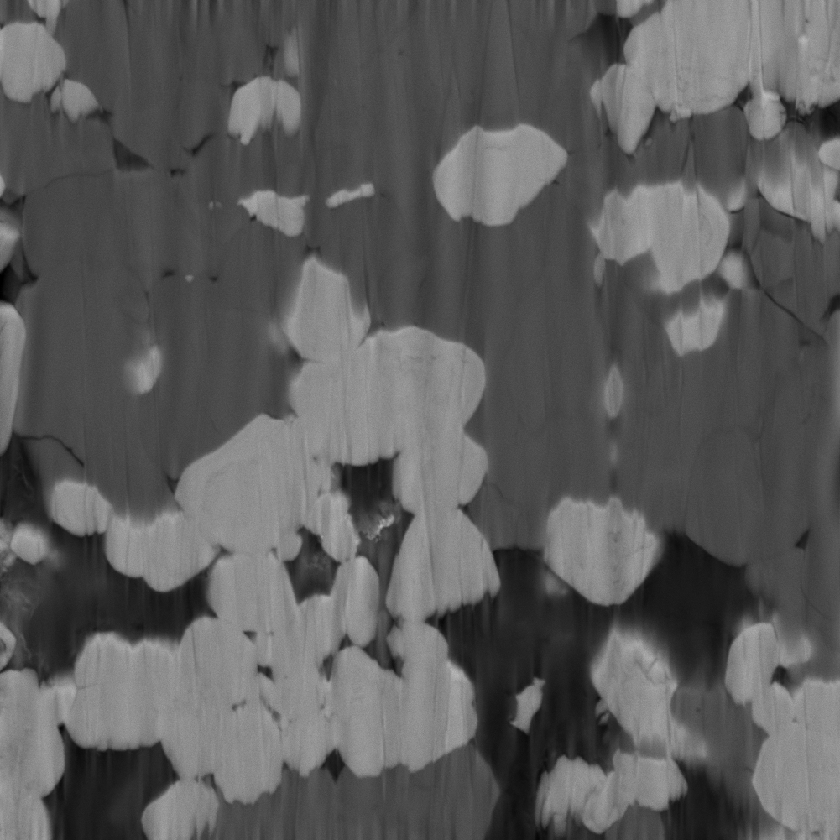
#> input picture data/LCO50_cycled/slice-045.tif, 840 x 840 px, shrunk from 1001 x 1001 before the run; its folder holds only this picture in this run
$ python -i features.py   (imports and definitions only)
#> lines starting #> are read from the running program, lines starting #| are printed output that depends on the picture
#> further down, picture is the input picture: shape (840, 840); min 0, max 186, mean 92.3
"""Per-pixel feature stack for random-forest classification.

The features are the usual "ilastik-style" set: Gaussian-smoothed intensity,
gradient magnitude, Laplacian of Gaussian, Hessian eigenvalues and local
standard deviation at several scales, plus a difference-of-Gaussians.  Texture
and context at larger scales let the classifier tell real pore (black with
pore back-wall structure shining through) from genuinely dark LCO.
"""
from __future__ import annotations

import numpy as np
from scipy import ndimage as ndi
from skimage.feature import hessian_matrix, hessian_matrix_eigvals

DEFAULT_SIGMAS = (0.5, 1.0, 2.0, 4.0, 8.0)


SHAPE_SIGMAS = (1.0, 2.0, 4.0)
# (top-hat disk radius, depth threshold in normalised grey units); 0 radius = global dark mask (below the pore level)
SHAPE_MASKS = ((3, 0.02), (3, 0.05), (8, 0.05), (8, 0.15), (0, 0.0))
RIDGE_MASKS = ((1.0, 0.7, 0.004), (2.0, 0.7, 0.002))   # (sigma, min anisotropy, min dark-line curvature)


# [73 lines left out: functions feature_names, _component_shape, shape_features, not called in this run]


def compute_features(im: np.ndarray, sigmas=DEFAULT_SIGMAS, oriented: bool = False, shape=False) -> np.ndarray:
    """Return an (H, W, n_features) float32 array for a normalised 2-D image.

    ``oriented`` adds the row/column Hessian diagonal and the absolute row/column
    gradients per scale, so that the classifier can tell vertical structures
    (FIB curtaining) from inclined ones (cracks).  ``shape`` adds the object-shape
    features of :func:`shape_features` (aspect ratio and width of the dark object a
    pixel belongs to), so that cracks and pores, both dark, are told apart by shape;
    ``shape="ridge"`` adds only the continuous ridge-anisotropy maps.
    """
#> called with sigmas = (0.5, 1, 2, 4, 8), oriented = False, shape = False
    im = im.astype(np.float32)
    feats = [im]
    gauss = {}
    for s in sigmas:
        g = ndi.gaussian_filter(im, s)
        gauss[s] = g
        gy, gx = np.gradient(g)
        gradmag = np.sqrt(gx * gx + gy * gy)
        log = ndi.gaussian_laplace(im, s)
        H = hessian_matrix(im, sigma=s, order="rc", use_gaussian_derivatives=False)
        ev = hessian_matrix_eigvals(H)  # (2, H, W), sorted descending
        mean_sq = ndi.gaussian_filter(im * im, s)
        std = np.sqrt(np.clip(mean_sq - g * g, 0, None))
        feats += [g, gradmag, log, ev[0], ev[1], std]
        if oriented:
            feats += [H[0], H[2], np.abs(gy), np.abs(gx)]
#> this loop made 5 passes
#> pass 1, in compute_features, `gy, gx = np.gradient(g)`:
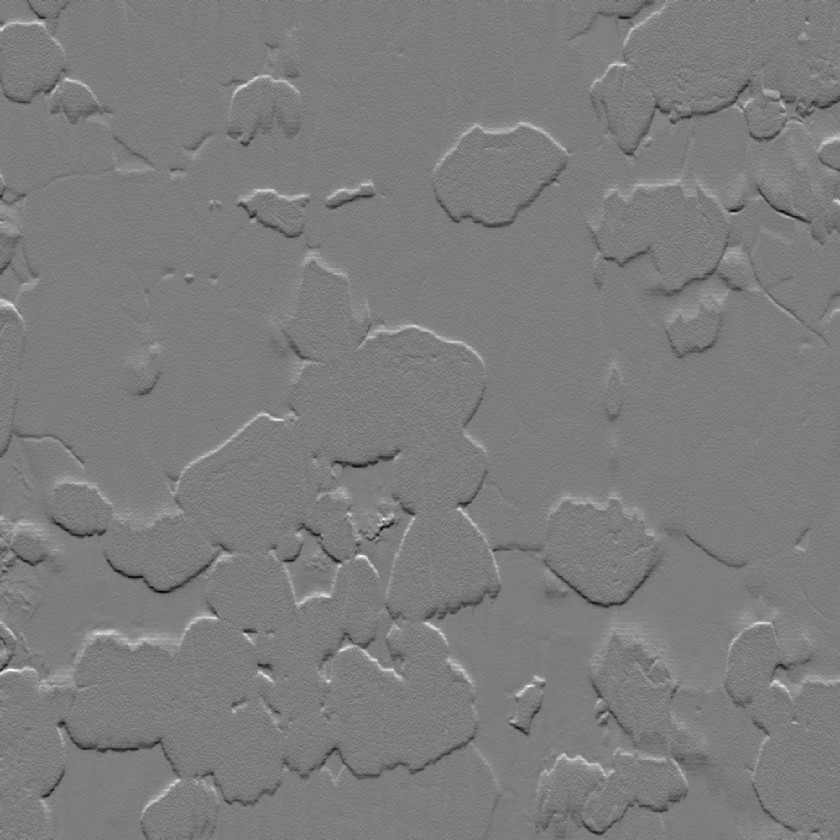
#> gy: shape (840, 840) float32; min -33.62, max 34.82, mean 0; drawn with min black and max white
#> pass 1, in compute_features, `gy, gx = np.gradient(g)`:
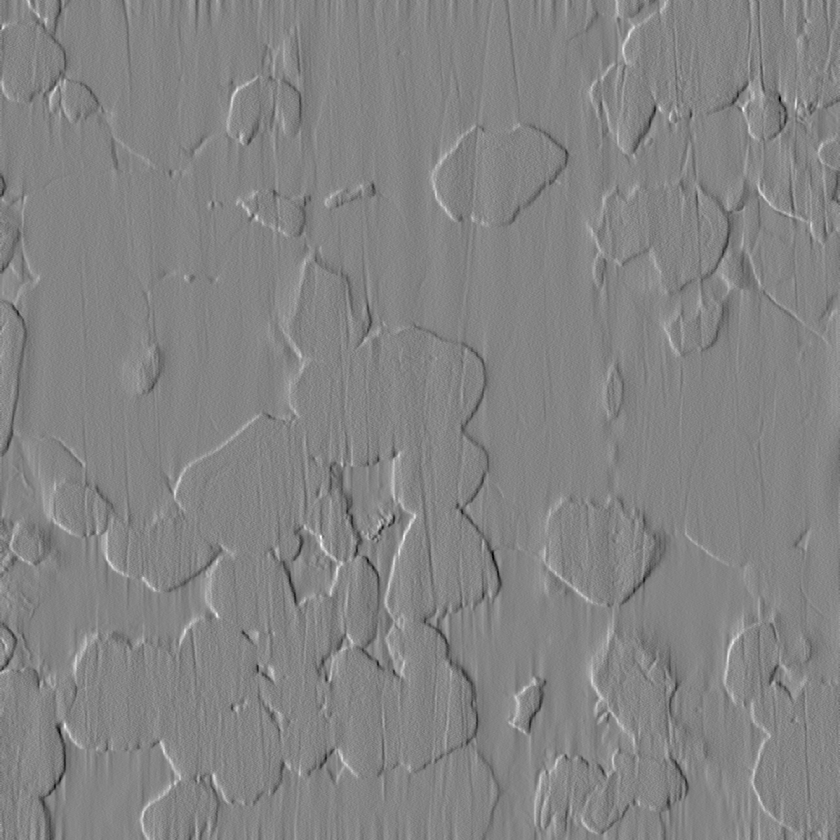
#> gx: shape (840, 840) float32; min -39.72, max 36.92, mean 0; drawn with min black and max white
#> pass 1, in compute_features, `gradmag = np.sqrt(gx * gx + gy * gy)`:
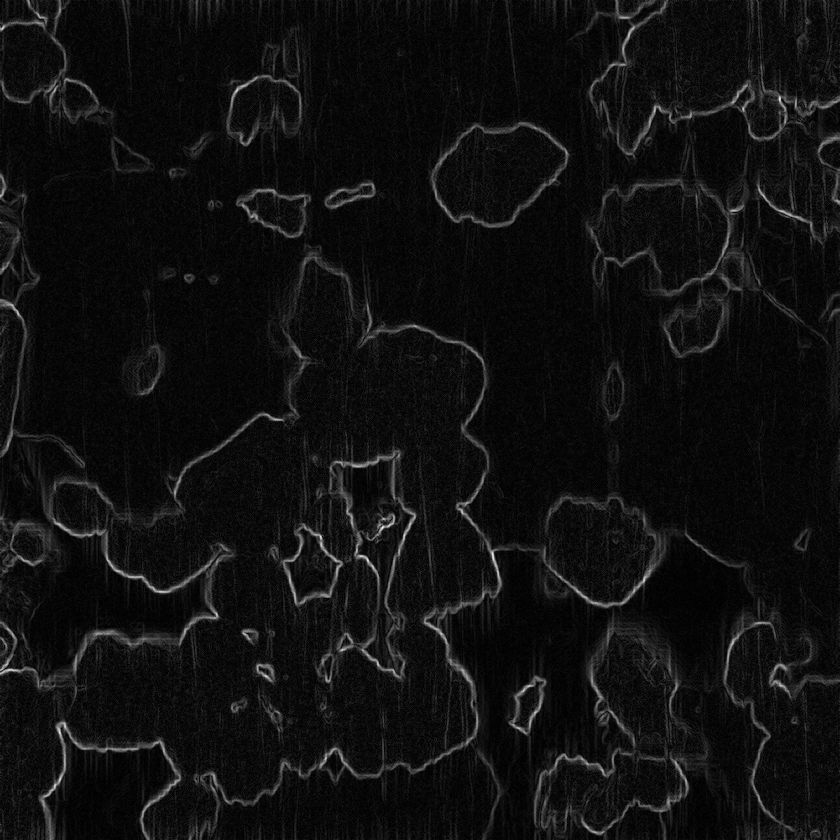
#> gradmag: shape (840, 840) float32; min 0.000872, max 43.02, mean 2.8; drawn with min black and max white
#> after the loop:
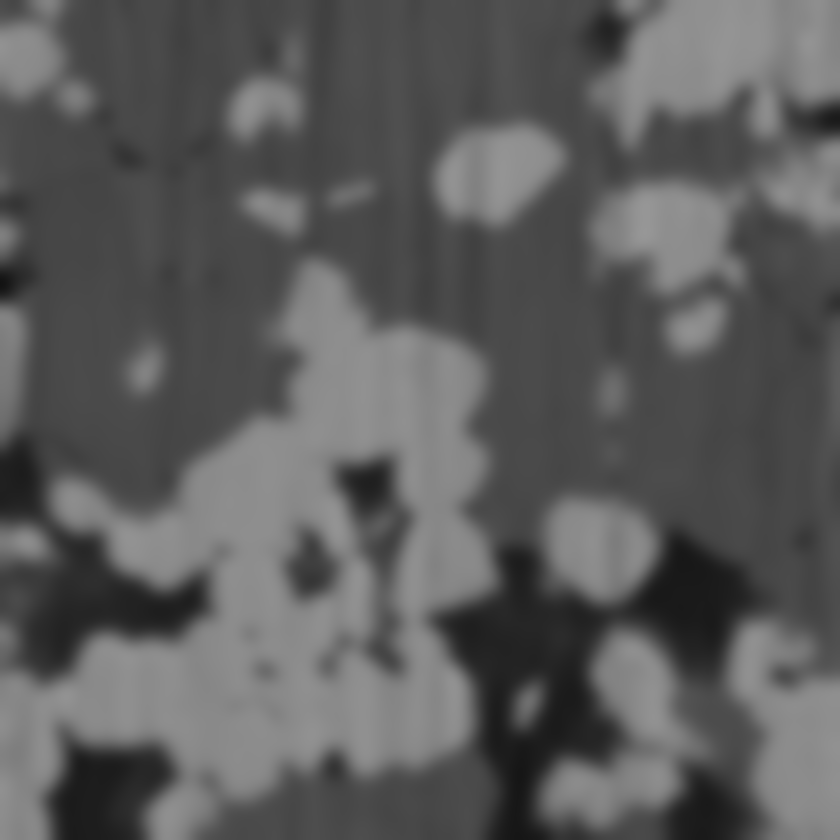
#> g: shape (840, 840) float32; min 18.79, max 151.2, mean 92.3
#> after the loop, feats = 31 items; gauss = 5 items
    for a, b in zip(sigmas[:-1], sigmas[1:]):
        feats.append(gauss[a] - gauss[b])
#> after the loop, feats = 35 items
    if shape:
        feats += shape_features(im, ridge_only=(shape == "ridge"))
    return np.stack(feats, axis=-1).astype(np.float32)

>>> import cv2
>>> picture = cv2.imread('../data/LCO50_cycled/slice-045.tif', cv2.IMREAD_GRAYSCALE)
>>> result = compute_features(picture)

$ run again, on data/LCO50_cycled/slice-262.tif
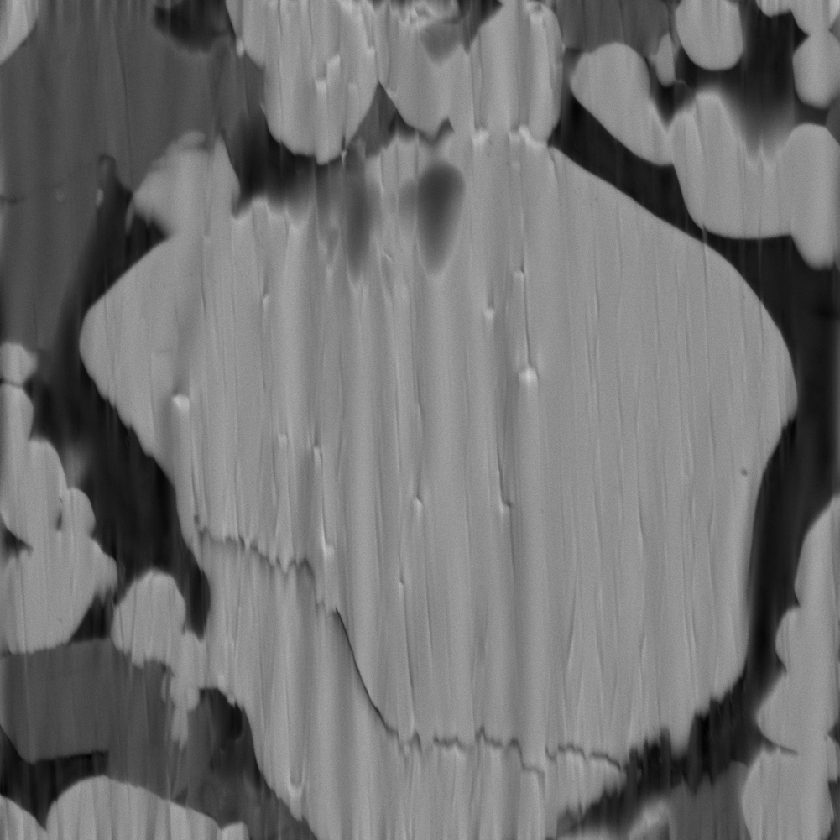
#> input picture data/LCO50_cycled/slice-262.tif, 840 x 840 px, shrunk from 1001 x 1001 before the run
#> picture is the input picture: shape (840, 840); min 0, max 208, mean 114.5
#> the loop in compute_features, `for s in sigmas:` made 5 passes
#> pass 1, in compute_features, `gradmag = np.sqrt(gx * gx + gy * gy)`:
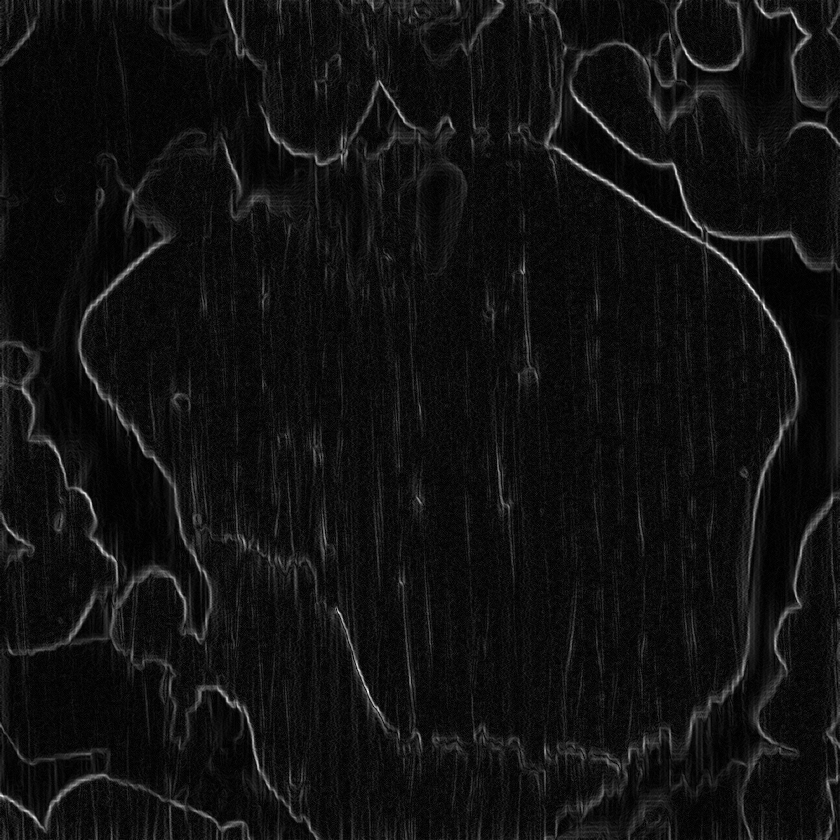
#> gradmag: shape (840, 840) float32; min 0.00541, max 44.89, mean 3.1; drawn with min black and max white
#> after the loop in compute_features, `for s in sigmas:`:
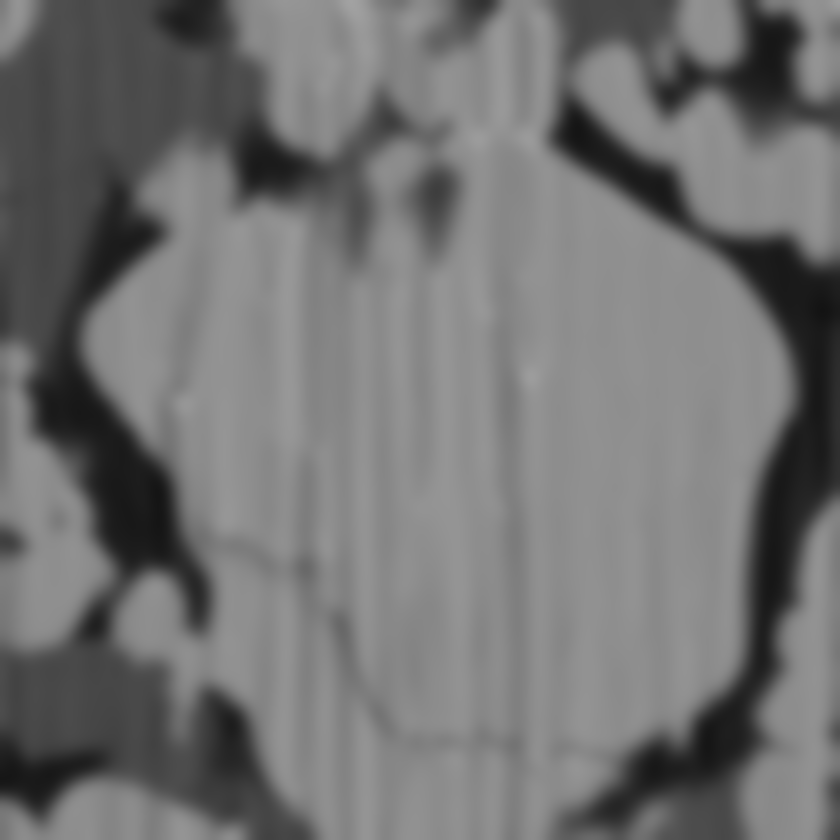
#> g: shape (840, 840) float32; min 19.74, max 162.3, mean 114.5
#> after the loop in compute_features, `for s in sigmas:`: feats = 31 items; gauss = 5 items
#> after the loop in compute_features, `for a, b in zip(sigmas[:-1], sigmas[1:]):`: feats = 35 items

$ run again, on data/LCO50_cycled/slice-272.tif
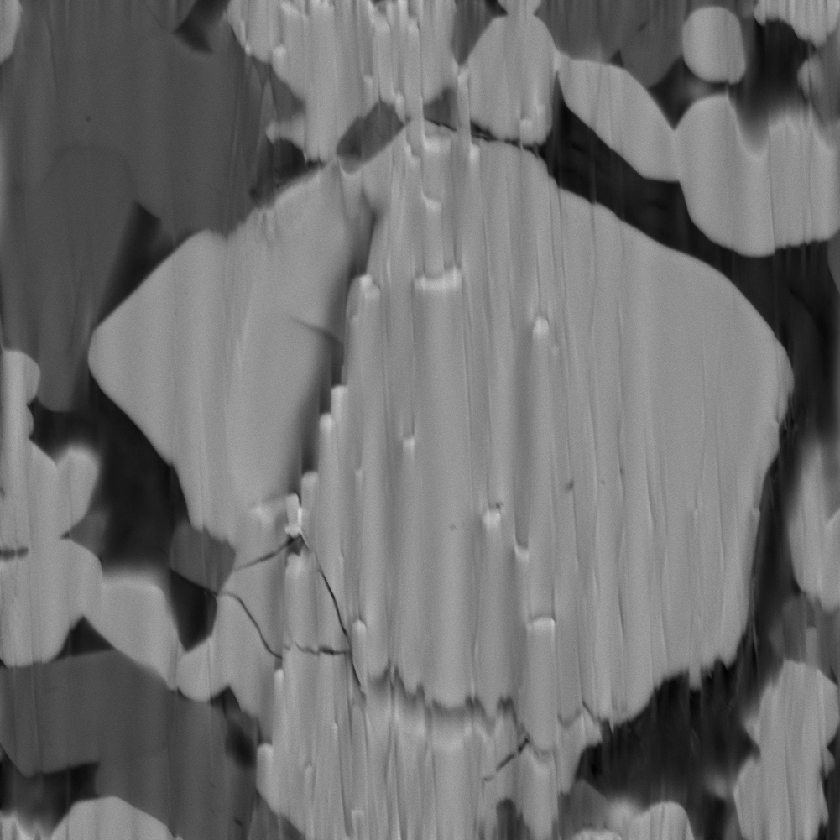
#> input picture data/LCO50_cycled/slice-272.tif, 840 x 840 px, shrunk from 1001 x 1001 before the run
#> picture is the input picture: shape (840, 840); min 2, max 212, mean 111.8
#> the loop in compute_features, `for s in sigmas:` made 5 passes
#> pass 1, in compute_features, `gradmag = np.sqrt(gx * gx + gy * gy)`:
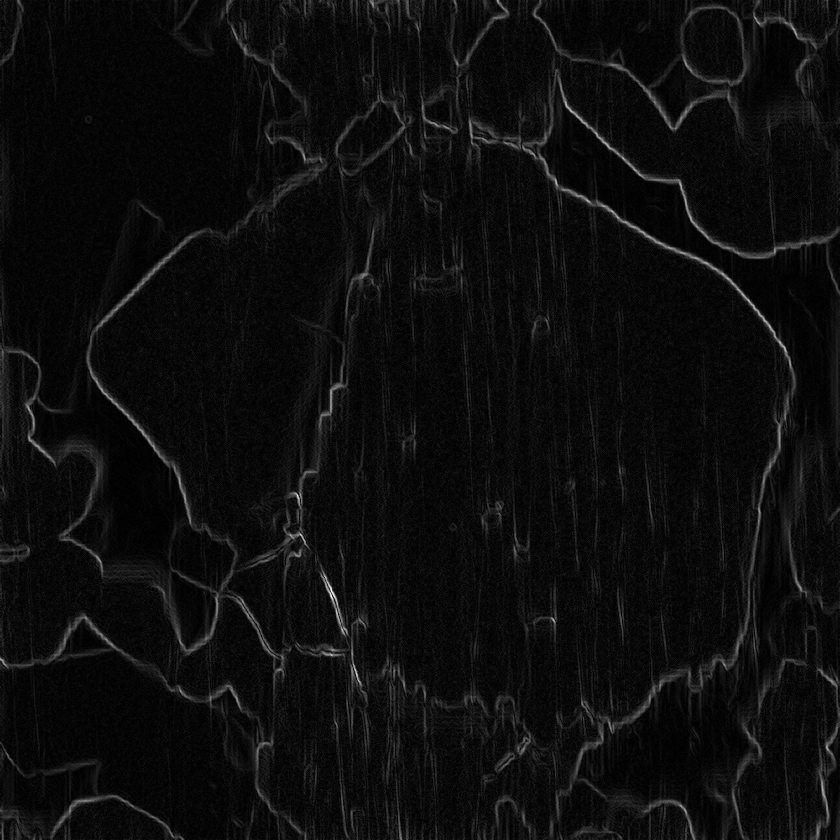
#> gradmag: shape (840, 840) float32; min 0.000551, max 55.89, mean 3; drawn with min black and max white
#> after the loop in compute_features, `for s in sigmas:`:
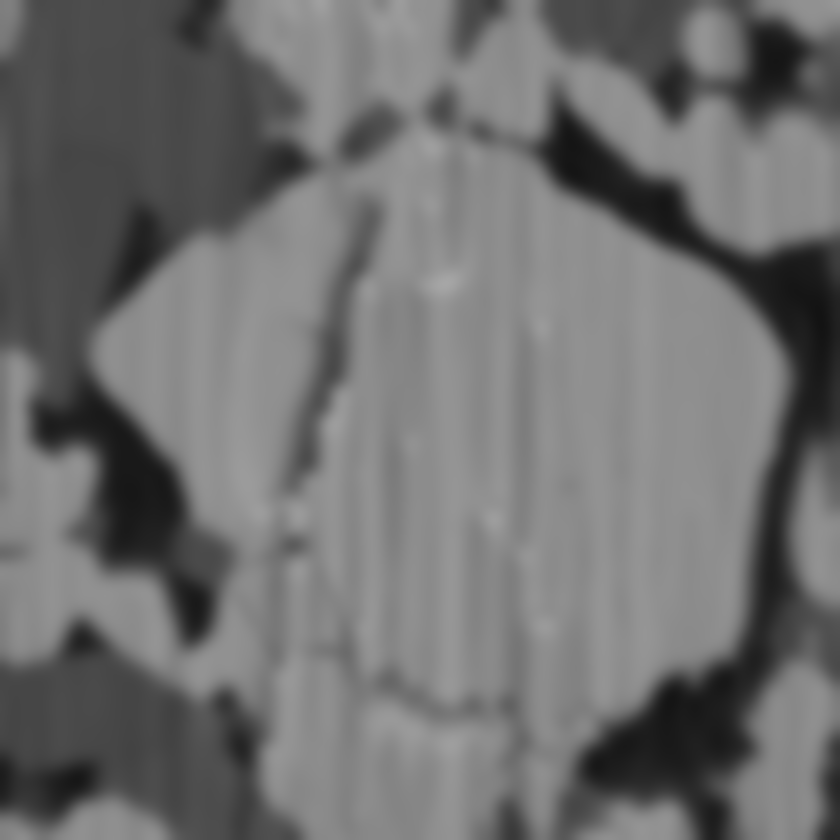
#> g: shape (840, 840) float32; min 19.34, max 166.5, mean 111.8
#> after the loop in compute_features, `for s in sigmas:`: feats = 31 items; gauss = 5 items
#> after the loop in compute_features, `for a, b in zip(sigmas[:-1], sigmas[1:]):`: feats = 35 items
